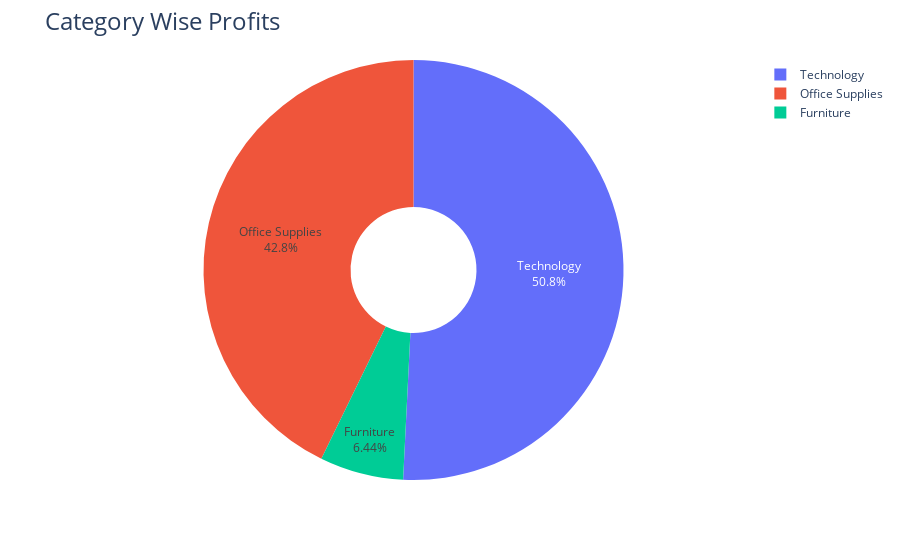

Notebook code cell kept with this figure:
### Code cell
categoryProfitfig=px.pie(categoryProfits,
                        values='Profit',
                        names='Category',
                        hole=0.3)
categoryProfitfig.update_traces(textposition='inside', textinfo='percent+label')
categoryProfitfig.update_layout(title_text='Category Wise Profits',title_font=dict(size=24))
categoryProfitfig.show()

### Figure 1 — Plotly figure (JSON) as saved in the notebook; plotly's stock layout.template omitted (floating-point values rounded to 4 significant figures)
{"data": [{"domain": {"x": [0, 1], "y": [0, 1]}, "hole": 0.3, "hovertemplate": "Category=%{label}<br>Profit=%{value}<extra></extra>", "labels": ["Furniture", "Office Supplies", "Technology"], "legendgroup": "", "name": "", "showlegend": true, "textinfo": "percent+label", "textposition": "inside", "type": "pie", "values": [18450.0, 122500.0, 145500.0]}], "layout": {"autosize": true, "legend": {"tracegroupgap": 0}, "margin": {"t": 60}, "title": {"font": {"size": 24}, "text": "Category Wise Profits"}}}
